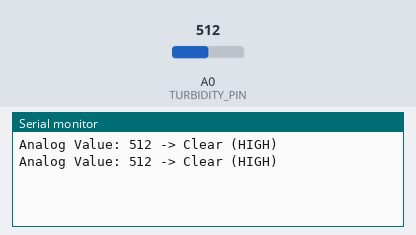
This sketch was run on a simulated Arduino Uno, built with avr-gcc and run on an emulated ATmega328P. On the bench: the last lines printed to the serial monitor. The inputs (shaded band) are chosen by the test bench; at power-on: A0 (TURBIDITY_PIN) = 512.

Above: at 1.8 s.
1.9 s: A0 (TURBIDITY_PIN) set to 493
At 2.8 s:
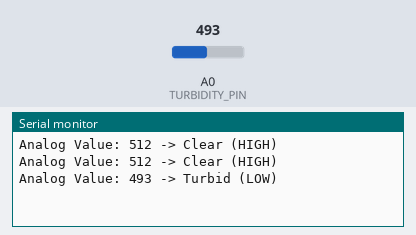
4.5 s: A0 (TURBIDITY_PIN) set to 510
At 5.8 s:
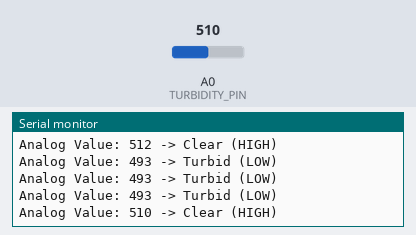

The sketch:

TurbidityTest.ino
```cpp
#define TURBIDITY_PIN A0  // Sensor output connected to A0
#define THRESHOLD 500     // Adjust based on your needs

void setup() {
  Serial.begin(9600);
  pinMode(TURBIDITY_PIN, INPUT);
}

void loop() {
  int sensorValue = analogRead(TURBIDITY_PIN); // Read the analog value
  Serial.print("Analog Value: ");
  Serial.print(sensorValue);

  if (sensorValue > THRESHOLD) {
    Serial.println(" -> Clear (HIGH)");
  } else {
    Serial.println(" -> Turbid (LOW)");
  }

  delay(1000);
}
```

Measured:
- the behaviour switches between 501 and 500 on A0 (TURBIDITY_PIN) (found by bisection; images 0 and 1)
- after the input at 1.9 s, the serial monitor: prints a new line after 0.10 s (image 1)
- after the input at 4.5 s, the serial monitor: prints a new line after 0.50 s (image 2)
